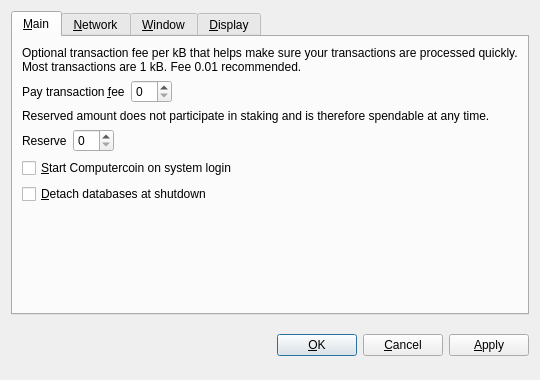
<?xml version="1.0" encoding="UTF-8"?>
<ui version="4.0">
 <class>OptionsDialog</class>
 <widget class="QDialog" name="OptionsDialog">
  <property name="geometry">
   <rect>
    <x>0</x>
    <y>0</y>
    <width>540</width>
    <height>380</height>
   </rect>
  </property>
  <property name="windowTitle">
   <string>Options</string>
  </property>
  <property name="modal">
   <bool>true</bool>
  </property>
  <layout class="QVBoxLayout" name="verticalLayout">
   <item>
    <widget class="QTabWidget" name="tabWidget">
     <property name="tabPosition">
      <enum>QTabWidget::North</enum>
     </property>
     <property name="currentIndex">
      <number>0</number>
     </property>
     <widget class="QWidget" name="tabMain">
      <attribute name="title">
       <string>&amp;Main</string>
      </attribute>
      <layout class="QVBoxLayout" name="verticalLayout_Main">
       <item>
        <widget class="QLabel" name="transactionFeeInfoLabel">
         <property name="text">
          <string>Optional transaction fee per kB that helps make sure your transactions are processed quickly. Most transactions are 1 kB. Fee 0.01 recommended.</string>
         </property>
         <property name="textFormat">
          <enum>Qt::PlainText</enum>
         </property>
         <property name="wordWrap">
          <bool>true</bool>
         </property>
        </widget>
       </item>
       <item>
        <layout class="QHBoxLayout" name="horizontalLayoutFee">
         <item>
          <widget class="QLabel" name="transactionFeeLabel">
           <property name="text">
            <string>Pay transaction &amp;fee</string>
           </property>
           <property name="textFormat">
            <enum>Qt::PlainText</enum>
           </property>
           <property name="buddy">
            <cstring>transactionFee</cstring>
           </property>
          </widget>
         </item>
         <item>
          <widget class="BitcoinAmountField" name="transactionFee"/>
         </item>
         <item>
          <spacer name="horizontalSpacerFee">
           <property name="orientation">
            <enum>Qt::Horizontal</enum>
           </property>
           <property name="sizeHint" stdset="0">
            <size>
             <width>40</width>
             <height>20</height>
            </size>
           </property>
          </spacer>
         </item>
        </layout>
       </item>
       <item>
        <widget class="QLabel" name="reserveBalanceInfoLabel">
         <property name="text">
          <string>Reserved amount does not participate in staking and is therefore spendable at any time.</string>
         </property>
         <property name="textFormat">
          <enum>Qt::PlainText</enum>
         </property>
         <property name="wordWrap">
          <bool>true</bool>
         </property>
        </widget>
       </item>
       <item>
        <layout class="QHBoxLayout" name="horizontalLayoutReserveBalance">
         <item>
          <widget class="QLabel" name="reserveBalanceLabel">
           <property name="text">
            <string>Reserve</string>
           </property>
           <property name="textFormat">
            <enum>Qt::PlainText</enum>
           </property>
           <property name="buddy">
            <cstring>reserveBalance</cstring>
           </property>
          </widget>
         </item>
         <item>
          <widget class="BitcoinAmountField" name="reserveBalance"/>
         </item>
         <item>
          <spacer name="horizontalSpacerReserveBalance">
           <property name="orientation">
            <enum>Qt::Horizontal</enum>
           </property>
           <property name="sizeHint" stdset="0">
            <size>
             <width>40</width>
             <height>20</height>
            </size>
           </property>
          </spacer>
         </item>
        </layout>
       </item>
       <item>
        <widget class="QCheckBox" name="bitcoinAtStartup">
         <property name="toolTip">
          <string>Automatically start Computercoin after logging in to the system.</string>
         </property>
         <property name="text">
          <string>&amp;Start Computercoin on system login</string>
         </property>
        </widget>
       </item>
       <item>
        <widget class="QCheckBox" name="detachDatabases">
         <property name="toolTip">
          <string>Detach block and address databases at shutdown. This means they can be moved to another data directory, but it slows down shutdown. The wallet is always detached.</string>
         </property>
         <property name="text">
          <string>&amp;Detach databases at shutdown</string>
         </property>
        </widget>
       </item>
       <item>
        <spacer name="verticalSpacer_Main">
         <property name="orientation">
          <enum>Qt::Vertical</enum>
         </property>
         <property name="sizeHint" stdset="0">
          <size>
           <width>20</width>
           <height>40</height>
          </size>
         </property>
        </spacer>
       </item>
      </layout>
     </widget>
     <widget class="QWidget" name="tabNetwork">
      <attribute name="title">
       <string>&amp;Network</string>
      </attribute>
      <layout class="QVBoxLayout" name="verticalLayout_Network">
       <item>
        <widget class="QCheckBox" name="mapPortUpnp">
         <property name="toolTip">
          <string>Automatically open the Computercoin client port on the router. This only works when your router supports UPnP and it is enabled.</string>
         </property>
         <property name="text">
          <string>Map port using &amp;UPnP</string>
         </property>
        </widget>
       </item>
       <item>
        <widget class="QCheckBox" name="connectSocks">
         <property name="toolTip">
          <string>Connect to the Computercoin network through a SOCKS proxy (e.g. when connecting through Tor).</string>
         </property>
         <property name="text">
          <string>&amp;Connect through SOCKS proxy:</string>
         </property>
        </widget>
       </item>
       <item>
        <layout class="QHBoxLayout" name="horizontalLayout_Network">
         <item>
          <widget class="QLabel" name="proxyIpLabel">
           <property name="text">
            <string>Proxy &amp;IP:</string>
           </property>
           <property name="textFormat">
            <enum>Qt::PlainText</enum>
           </property>
           <property name="buddy">
            <cstring>proxyIp</cstring>
           </property>
          </widget>
         </item>
         <item>
          <widget class="QValidatedLineEdit" name="proxyIp">
           <property name="maximumSize">
            <size>
             <width>140</width>
             <height>16777215</height>
            </size>
           </property>
           <property name="toolTip">
            <string>IP address of the proxy (e.g. 127.0.0.1)</string>
           </property>
          </widget>
         </item>
         <item>
          <widget class="QLabel" name="proxyPortLabel">
           <property name="text">
            <string>&amp;Port:</string>
           </property>
           <property name="textFormat">
            <enum>Qt::PlainText</enum>
           </property>
           <property name="buddy">
            <cstring>proxyPort</cstring>
           </property>
          </widget>
         </item>
         <item>
          <widget class="QLineEdit" name="proxyPort">
           <property name="maximumSize">
            <size>
             <width>55</width>
             <height>16777215</height>
            </size>
           </property>
           <property name="toolTip">
            <string>Port of the proxy (e.g. 9050)</string>
           </property>
          </widget>
         </item>
         <item>
          <widget class="QLabel" name="socksVersionLabel">
           <property name="text">
            <string>SOCKS &amp;Version:</string>
           </property>
           <property name="textFormat">
            <enum>Qt::PlainText</enum>
           </property>
           <property name="buddy">
            <cstring>socksVersion</cstring>
           </property>
          </widget>
         </item>
         <item>
          <widget class="QValueComboBox" name="socksVersion">
           <property name="toolTip">
            <string>SOCKS version of the proxy (e.g. 5)</string>
           </property>
          </widget>
         </item>
         <item>
          <spacer name="horizontalSpacer_Network">
           <property name="orientation">
            <enum>Qt::Horizontal</enum>
           </property>
           <property name="sizeHint" stdset="0">
            <size>
             <width>40</width>
             <height>20</height>
            </size>
           </property>
          </spacer>
         </item>
        </layout>
       </item>
       <item>
        <spacer name="verticalSpacer_Network">
         <property name="orientation">
          <enum>Qt::Vertical</enum>
         </property>
         <property name="sizeHint" stdset="0">
          <size>
           <width>20</width>
           <height>40</height>
          </size>
         </property>
        </spacer>
       </item>
      </layout>
     </widget>
     <widget class="QWidget" name="tabWindow">
      <attribute name="title">
       <string>&amp;Window</string>
      </attribute>
      <layout class="QVBoxLayout" name="verticalLayout_Window">
       <item>
        <widget class="QCheckBox" name="minimizeToTray">
         <property name="toolTip">
          <string>Show only a tray icon after minimizing the window.</string>
         </property>
         <property name="text">
          <string>&amp;Minimize to the tray instead of the taskbar</string>
         </property>
        </widget>
       </item>
       <item>
        <widget class="QCheckBox" name="minimizeOnClose">
         <property name="toolTip">
          <string>Minimize instead of exit the application when the window is closed. When this option is enabled, the application will be closed only after selecting Quit in the menu.</string>
         </property>
         <property name="text">
          <string>M&amp;inimize on close</string>
         </property>
        </widget>
       </item>
       <item>
        <spacer name="verticalSpacer_Window">
         <property name="orientation">
          <enum>Qt::Vertical</enum>
         </property>
         <property name="sizeHint" stdset="0">
          <size>
           <width>20</width>
           <height>40</height>
          </size>
         </property>
        </spacer>
       </item>
      </layout>
     </widget>
     <widget class="QWidget" name="tabDisplay">
      <attribute name="title">
       <string>&amp;Display</string>
      </attribute>
      <layout class="QVBoxLayout" name="verticalLayout_Display">
       <item>
        <layout class="QHBoxLayout" name="horizontalLayout_1_Display">
         <item>
          <widget class="QLabel" name="langLabel">
           <property name="text">
            <string>User Interface &amp;language:</string>
           </property>
           <property name="textFormat">
            <enum>Qt::PlainText</enum>
           </property>
           <property name="buddy">
            <cstring>lang</cstring>
           </property>
          </widget>
         </item>
         <item>
          <widget class="QValueComboBox" name="lang">
           <property name="toolTip">
            <string>The user interface language can be set here. This setting will take effect after restarting Computercoin.</string>
           </property>
          </widget>
         </item>
        </layout>
       </item>
       <item>
        <layout class="QHBoxLayout" name="horizontalLayout_2_Display">
         <item>
          <widget class="QLabel" name="unitLabel">
           <property name="text">
            <string>&amp;Unit to show amounts in:</string>
           </property>
           <property name="textFormat">
            <enum>Qt::PlainText</enum>
           </property>
           <property name="buddy">
            <cstring>unit</cstring>
           </property>
          </widget>
         </item>
         <item>
          <widget class="QValueComboBox" name="unit">
           <property name="toolTip">
            <string>Choose the default subdivision unit to show in the interface and when sending coins.</string>
           </property>
          </widget>
         </item>
        </layout>
       </item>
       <item>
        <widget class="QCheckBox" name="displayAddresses">
         <property name="toolTip">
          <string>Whether to show Computercoin addresses in the transaction list or not.</string>
         </property>
         <property name="text">
          <string>&amp;Display addresses in transaction list</string>
         </property>
        </widget>
       </item>
       <item>
        <widget class="QCheckBox" name="coinControlFeatures">
         <property name="toolTip">
          <string>Whether to show coin control features or not.</string>
         </property>
         <property name="text">
          <string>Display coin &amp;control features (experts only!)</string>
         </property>
        </widget>
       </item>
       <item>
        <spacer name="verticalSpacer_Display">
         <property name="orientation">
          <enum>Qt::Vertical</enum>
         </property>
         <property name="sizeHint" stdset="0">
          <size>
           <width>20</width>
           <height>40</height>
          </size>
         </property>
        </spacer>
       </item>
      </layout>
     </widget>
    </widget>
   </item>
   <item>
    <layout class="QHBoxLayout" name="horizontalLayout_Buttons">
     <item>
      <spacer name="horizontalSpacer_1">
       <property name="orientation">
        <enum>Qt::Horizontal</enum>
       </property>
       <property name="sizeHint" stdset="0">
        <size>
         <width>40</width>
         <height>48</height>
        </size>
       </property>
      </spacer>
     </item>
     <item>
      <widget class="QLabel" name="statusLabel">
       <property name="font">
        <font>
         <weight>75</weight>
         <bold>true</bold>
        </font>
       </property>
       <property name="text">
        <string/>
       </property>
       <property name="textFormat">
        <enum>Qt::PlainText</enum>
       </property>
       <property name="wordWrap">
        <bool>true</bool>
       </property>
      </widget>
     </item>
     <item>
      <spacer name="horizontalSpacer_2">
       <property name="orientation">
        <enum>Qt::Horizontal</enum>
       </property>
       <property name="sizeHint" stdset="0">
        <size>
         <width>40</width>
         <height>48</height>
        </size>
       </property>
      </spacer>
     </item>
     <item>
      <widget class="QPushButton" name="okButton">
       <property name="text">
        <string>&amp;OK</string>
       </property>
      </widget>
     </item>
     <item>
      <widget class="QPushButton" name="cancelButton">
       <property name="text">
        <string>&amp;Cancel</string>
       </property>
       <property name="autoDefault">
        <bool>false</bool>
       </property>
      </widget>
     </item>
     <item>
      <widget class="QPushButton" name="applyButton">
       <property name="text">
        <string>&amp;Apply</string>
       </property>
       <property name="autoDefault">
        <bool>false</bool>
       </property>
      </widget>
     </item>
    </layout>
   </item>
  </layout>
 </widget>
 <customwidgets>
  <customwidget>
   <class>BitcoinAmountField</class>
   <extends>QSpinBox</extends>
   <header>bitcoinamountfield.h</header>
  </customwidget>
  <customwidget>
   <class>QValueComboBox</class>
   <extends>QComboBox</extends>
   <header>qvaluecombobox.h</header>
  </customwidget>
  <customwidget>
   <class>QValidatedLineEdit</class>
   <extends>QLineEdit</extends>
   <header>qvalidatedlineedit.h</header>
  </customwidget>
 </customwidgets>
 <resources/>
 <connections/>
</ui>
